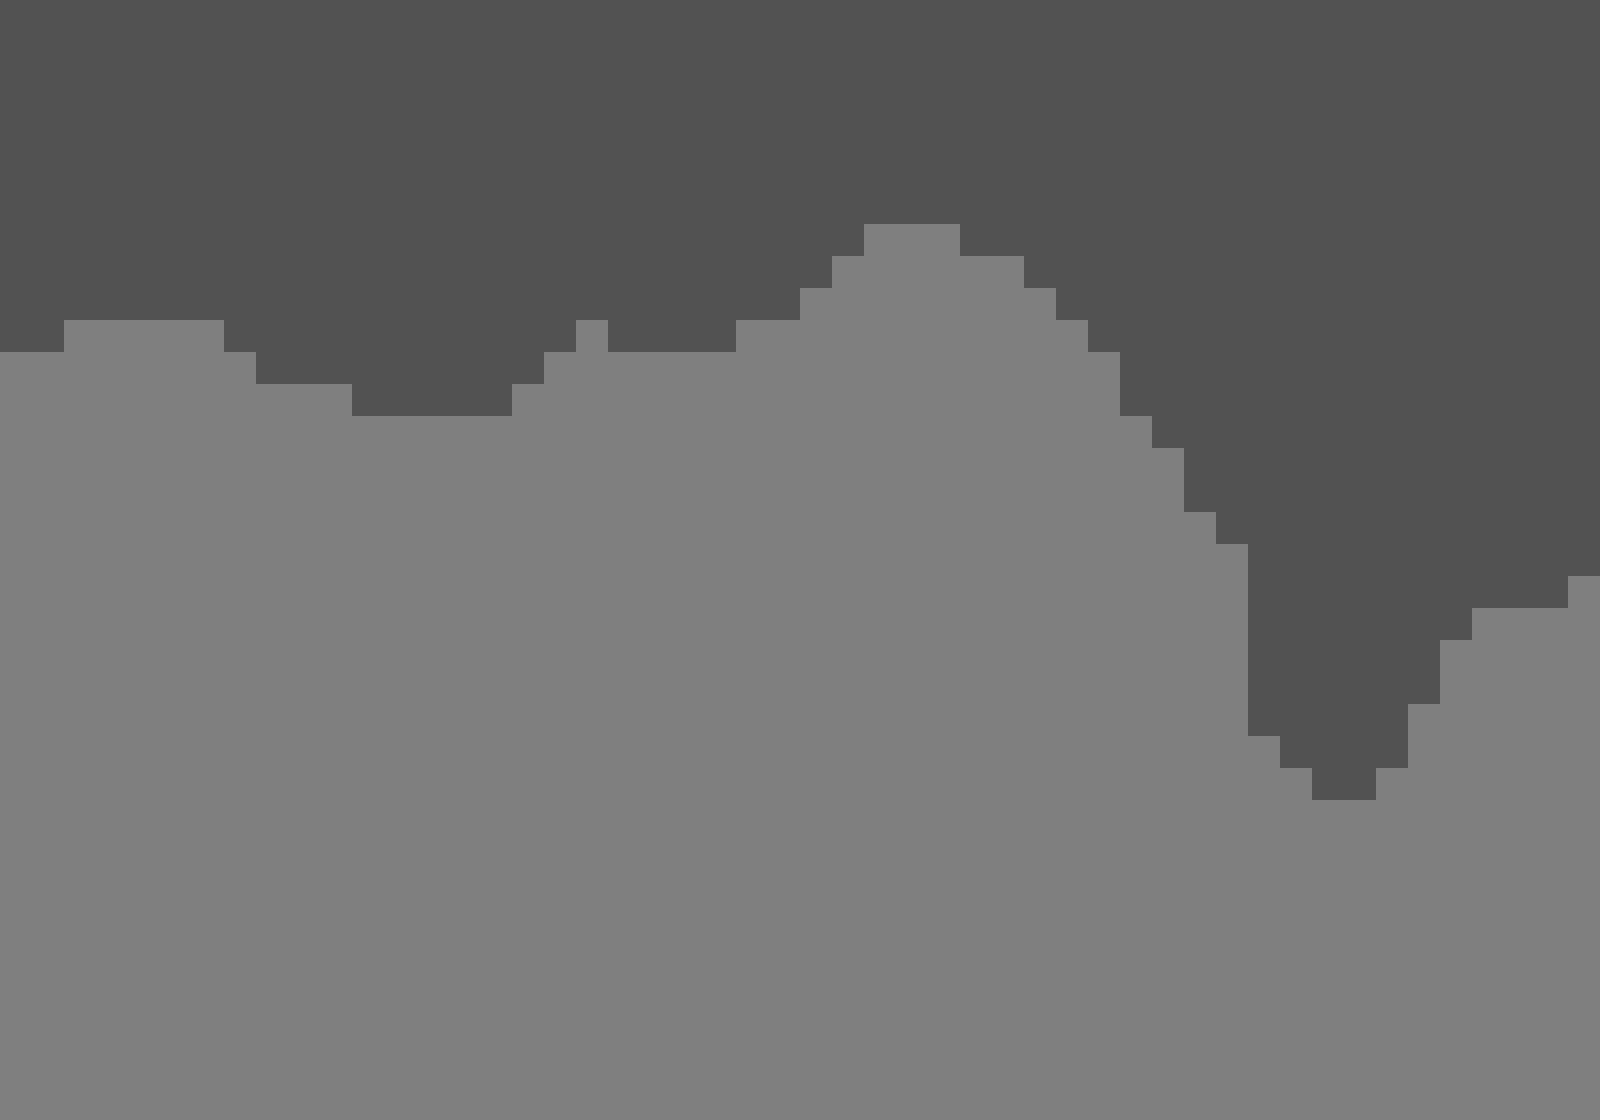

The image is a tile-based game level rendered from a .tmx file. Its description and complete source (layers, tilesets, objects, tile grids) follow:
An orthogonal 50x35 tile map with 32x32 px tiles, 2 tile layers (background, collision).

<map version="1.4" tiledversion="2020.10.30" orientation="orthogonal" renderorder="right-down" width="50" height="35" tilewidth="32" tileheight="32" infinite="0" nextlayerid="3" nextobjectid="1">
 <tileset firstgid="1" source="tileSet.tsx" />
 <layer id="2" name="background" width="50" height="35">
  <data encoding="csv">
1,1,1,1,1,1,1,1,1,1,1,1,1,1,1,1,1,1,1,1,1,1,1,1,1,1,1,1,1,1,1,1,1,1,1,1,1,1,1,1,1,1,1,1,1,1,1,1,1,1,
1,1,1,1,1,1,1,1,1,1,1,1,1,1,1,1,1,1,1,1,1,1,1,1,1,1,1,1,1,1,1,1,1,1,1,1,1,1,1,1,1,1,1,1,1,1,1,1,1,1,
1,1,1,1,1,1,1,1,1,1,1,1,1,1,1,1,1,1,1,1,1,1,1,1,1,1,1,1,1,1,1,1,1,1,1,1,1,1,1,1,1,1,1,1,1,1,1,1,1,1,
1,1,1,1,1,1,1,1,1,1,1,1,1,1,1,1,1,1,1,1,1,1,1,1,1,1,1,1,1,1,1,1,1,1,1,1,1,1,1,1,1,1,1,1,1,1,1,1,1,1,
1,1,1,1,1,1,1,1,1,1,1,1,1,1,1,1,1,1,1,1,1,1,1,1,1,1,1,1,1,1,1,1,1,1,1,1,1,1,1,1,1,1,1,1,1,1,1,1,1,1,
1,1,1,1,1,1,1,1,1,1,1,1,1,1,1,1,1,1,1,1,1,1,1,1,1,1,1,1,1,1,1,1,1,1,1,1,1,1,1,1,1,1,1,1,1,1,1,1,1,1,
1,1,1,1,1,1,1,1,1,1,1,1,1,1,1,1,1,1,1,1,1,1,1,1,1,1,1,1,1,1,1,1,1,1,1,1,1,1,1,1,1,1,1,1,1,1,1,1,1,1,
1,1,1,1,1,1,1,1,1,1,1,1,1,1,1,1,1,1,1,1,1,1,1,1,1,1,1,1,1,1,1,1,1,1,1,1,1,1,1,1,1,1,1,1,1,1,1,1,1,1,
1,1,1,1,1,1,1,1,1,1,1,1,1,1,1,1,1,1,1,1,1,1,1,1,1,1,1,1,1,1,1,1,1,1,1,1,1,1,1,1,1,1,1,1,1,1,1,1,1,1,
1,1,1,1,1,1,1,1,1,1,1,1,1,1,1,1,1,1,1,1,1,1,1,1,1,1,1,1,1,1,1,1,1,1,1,1,1,1,1,1,1,1,1,1,1,1,1,1,1,1,
1,1,1,1,1,1,1,1,1,1,1,1,1,1,1,1,1,1,1,1,1,1,1,1,1,1,1,1,1,1,1,1,1,1,1,1,1,1,1,1,1,1,1,1,1,1,1,1,1,1,
1,1,1,1,1,1,1,1,1,1,1,1,1,1,1,1,1,1,1,1,1,1,1,1,1,1,1,1,1,1,1,1,1,1,1,1,1,1,1,1,1,1,1,1,1,1,1,1,1,1,
1,1,1,1,1,1,1,1,1,1,1,1,1,1,1,1,1,1,1,1,1,1,1,1,1,1,1,1,1,1,1,1,1,1,1,1,1,1,1,1,1,1,1,1,1,1,1,1,1,1,
1,1,1,1,1,1,1,1,1,1,1,1,1,1,1,1,1,1,1,1,1,1,1,1,1,1,1,1,1,1,1,1,1,1,1,1,1,1,1,1,1,1,1,1,1,1,1,1,1,1,
1,1,1,1,1,1,1,1,1,1,1,1,1,1,1,1,1,1,1,1,1,1,1,1,1,1,1,1,1,1,1,1,1,1,1,1,1,1,1,1,1,1,1,1,1,1,1,1,1,1,
1,1,1,1,1,1,1,1,1,1,1,1,1,1,1,1,1,1,1,1,1,1,1,1,1,1,1,1,1,1,1,1,1,1,1,1,1,1,1,1,1,1,1,1,1,1,1,1,1,1,
1,1,1,1,1,1,1,1,1,1,1,1,1,1,1,1,1,1,1,1,1,1,1,1,1,1,1,1,1,1,1,1,1,1,1,1,1,1,1,1,1,1,1,1,1,1,1,1,1,1,
1,1,1,1,1,1,1,1,1,1,1,1,1,1,1,1,1,1,1,1,1,1,1,1,1,1,1,1,1,1,1,1,1,1,1,1,1,1,1,1,1,1,1,1,1,1,1,1,1,1,
1,1,1,1,1,1,1,1,1,1,1,1,1,1,1,1,1,1,1,1,1,1,1,1,1,1,1,1,1,1,1,1,1,1,1,1,1,1,1,1,1,1,1,1,1,1,1,1,1,1,
1,1,1,1,1,1,1,1,1,1,1,1,1,1,1,1,1,1,1,1,1,1,1,1,1,1,1,1,1,1,1,1,1,1,1,1,1,1,1,1,1,1,1,1,1,1,1,1,1,1,
1,1,1,1,1,1,1,1,1,1,1,1,1,1,1,1,1,1,1,1,1,1,1,1,1,1,1,1,1,1,1,1,1,1,1,1,1,1,1,1,1,1,1,1,1,1,1,1,1,1,
1,1,1,1,1,1,1,1,1,1,1,1,1,1,1,1,1,1,1,1,1,1,1,1,1,1,1,1,1,1,1,1,1,1,1,1,1,1,1,1,1,1,1,1,1,1,1,1,1,1,
1,1,1,1,1,1,1,1,1,1,1,1,1,1,1,1,1,1,1,1,1,1,1,1,1,1,1,1,1,1,1,1,1,1,1,1,1,1,1,1,1,1,1,1,1,1,1,1,1,1,
1,1,1,1,1,1,1,1,1,1,1,1,1,1,1,1,1,1,1,1,1,1,1,1,1,1,1,1,1,1,1,1,1,1,1,1,1,1,1,1,1,1,1,1,1,1,1,1,1,1,
1,1,1,1,1,1,1,1,1,1,1,1,1,1,1,1,1,1,1,1,1,1,1,1,1,1,1,1,1,1,1,1,1,1,1,1,1,1,1,1,1,1,1,1,1,1,1,1,1,1,
1,1,1,1,1,1,1,1,1,1,1,1,1,1,1,1,1,1,1,1,1,1,1,1,1,1,1,1,1,1,1,1,1,1,1,1,1,1,1,1,1,1,1,1,1,1,1,1,1,1,
1,1,1,1,1,1,1,1,1,1,1,1,1,1,1,1,1,1,1,1,1,1,1,1,1,1,1,1,1,1,1,1,1,1,1,1,1,1,1,1,1,1,1,1,1,1,1,1,1,1,
1,1,1,1,1,1,1,1,1,1,1,1,1,1,1,1,1,1,1,1,1,1,1,1,1,1,1,1,1,1,1,1,1,1,1,1,1,1,1,1,1,1,1,1,1,1,1,1,1,1,
1,1,1,1,1,1,1,1,1,1,1,1,1,1,1,1,1,1,1,1,1,1,1,1,1,1,1,1,1,1,1,1,1,1,1,1,1,1,1,1,1,1,1,1,1,1,1,1,1,1,
1,1,1,1,1,1,1,1,1,1,1,1,1,1,1,1,1,1,1,1,1,1,1,1,1,1,1,1,1,1,1,1,1,1,1,1,1,1,1,1,1,1,1,1,1,1,1,1,1,1,
1,1,1,1,1,1,1,1,1,1,1,1,1,1,1,1,1,1,1,1,1,1,1,1,1,1,1,1,1,1,1,1,1,1,1,1,1,1,1,1,1,1,1,1,1,1,1,1,1,1,
1,1,1,1,1,1,1,1,1,1,1,1,1,1,1,1,1,1,1,1,1,1,1,1,1,1,1,1,1,1,1,1,1,1,1,1,1,1,1,1,1,1,1,1,1,1,1,1,1,1,
1,1,1,1,1,1,1,1,1,1,1,1,1,1,1,1,1,1,1,1,1,1,1,1,1,1,1,1,1,1,1,1,1,1,1,1,1,1,1,1,1,1,1,1,1,1,1,1,1,1,
1,1,1,1,1,1,1,1,1,1,1,1,1,1,1,1,1,1,1,1,1,1,1,1,1,1,1,1,1,1,1,1,1,1,1,1,1,1,1,1,1,1,1,1,1,1,1,1,1,1,
1,1,1,1,1,1,1,1,1,1,1,1,1,1,1,1,1,1,1,1,1,1,1,1,1,1,1,1,1,1,1,1,1,1,1,1,1,1,1,1,1,1,1,1,1,1,1,1,1,1
</data>
 </layer>
 <layer id="1" name="collision" width="50" height="35">
  <data encoding="csv">
2,2,2,2,2,2,2,2,2,2,2,2,2,2,2,2,2,2,2,2,2,2,2,2,2,2,2,2,2,2,2,2,2,2,2,2,2,2,2,2,2,2,2,2,2,2,2,2,2,2,
2,2,2,2,2,2,2,2,2,2,2,2,2,2,2,2,2,2,2,2,2,2,2,2,2,2,2,2,2,2,2,2,2,2,2,2,2,2,2,2,2,2,2,2,2,2,2,2,2,2,
2,2,2,2,2,2,2,2,2,2,2,2,2,2,2,2,2,2,2,2,2,2,2,2,2,2,2,2,2,2,2,2,2,2,2,2,2,2,2,2,2,2,2,2,2,2,2,2,2,2,
2,2,2,2,2,2,2,2,2,2,2,2,2,2,2,2,2,2,2,2,2,2,2,2,2,2,2,2,2,2,2,2,2,2,2,2,2,2,2,2,2,2,2,2,2,2,2,2,2,2,
2,2,2,2,2,2,2,2,2,2,2,2,2,2,2,2,2,2,2,2,2,2,2,2,2,2,2,2,2,2,2,2,2,2,2,2,2,2,2,2,2,2,2,2,2,2,2,2,2,2,
2,2,2,2,2,2,2,2,2,2,2,2,2,2,2,2,2,2,2,2,2,2,2,2,2,2,2,2,2,2,2,2,2,2,2,2,2,2,2,2,2,2,2,2,2,2,2,2,2,2,
2,2,2,2,2,2,2,2,2,2,2,2,2,2,2,2,2,2,2,2,2,2,2,2,2,2,2,2,2,2,2,2,2,2,2,2,2,2,2,2,2,2,2,2,2,2,2,2,2,2,
2,2,2,2,2,2,2,2,2,2,2,2,2,2,2,2,2,2,2,2,2,2,2,2,2,2,2,0,0,0,2,2,2,2,2,2,2,2,2,2,2,2,2,2,2,2,2,2,2,2,
2,2,2,2,2,2,2,2,2,2,2,2,2,2,2,2,2,2,2,2,2,2,2,2,2,2,0,0,0,0,0,0,2,2,2,2,2,2,2,2,2,2,2,2,2,2,2,2,2,2,
2,2,2,2,2,2,2,2,2,2,2,2,2,2,2,2,2,2,2,2,2,2,2,2,2,0,0,0,0,0,0,0,0,2,2,2,2,2,2,2,2,2,2,2,2,2,2,2,2,2,
2,2,0,0,0,0,0,2,2,2,2,2,2,2,2,2,2,2,0,2,2,2,2,0,0,0,0,0,0,0,0,0,0,0,2,2,2,2,2,2,2,2,2,2,2,2,2,2,2,2,
0,0,0,0,0,0,0,0,2,2,2,2,2,2,2,2,2,0,0,0,0,0,0,0,0,0,0,0,0,0,0,0,0,0,0,2,2,2,2,2,2,2,2,2,2,2,2,2,2,2,
0,0,0,0,0,0,0,0,0,0,0,2,2,2,2,2,0,0,0,0,0,0,0,0,0,0,0,0,0,0,0,0,0,0,0,2,2,2,2,2,2,2,2,2,2,2,2,2,2,2,
0,0,0,0,0,0,0,0,0,0,0,0,0,0,0,0,0,0,0,0,0,0,0,0,0,0,0,0,0,0,0,0,0,0,0,0,2,2,2,2,2,2,2,2,2,2,2,2,2,2,
0,0,0,0,0,0,0,0,0,0,0,0,0,0,0,0,0,0,0,0,0,0,0,0,0,0,0,0,0,0,0,0,0,0,0,0,0,2,2,2,2,2,2,2,2,2,2,2,2,2,
0,0,0,0,0,0,0,0,0,0,0,0,0,0,0,0,0,0,0,0,0,0,0,0,0,0,0,0,0,0,0,0,0,0,0,0,0,2,2,2,2,2,2,2,2,2,2,2,2,2,
0,0,0,0,0,0,0,0,0,0,0,0,0,0,0,0,0,0,0,0,0,0,0,0,0,0,0,0,0,0,0,0,0,0,0,0,0,0,2,2,2,2,2,2,2,2,2,2,2,2,
0,0,0,0,0,0,0,0,0,0,0,0,0,0,0,0,0,0,0,0,0,0,0,0,0,0,0,0,0,0,0,0,0,0,0,0,0,0,0,2,2,2,2,2,2,2,2,2,2,2,
0,0,0,0,0,0,0,0,0,0,0,0,0,0,0,0,0,0,0,0,0,0,0,0,0,0,0,0,0,0,0,0,0,0,0,0,0,0,0,2,2,2,2,2,2,2,2,2,2,0,
0,0,0,0,0,0,0,0,0,0,0,0,0,0,0,0,0,0,0,0,0,0,0,0,0,0,0,0,0,0,0,0,0,0,0,0,0,0,0,2,2,2,2,2,2,2,0,0,0,0,
0,0,0,0,0,0,0,0,0,0,0,0,0,0,0,0,0,0,0,0,0,0,0,0,0,0,0,0,0,0,0,0,0,0,0,0,0,0,0,2,2,2,2,2,2,0,0,0,0,0,
0,0,0,0,0,0,0,0,0,0,0,0,0,0,0,0,0,0,0,0,0,0,0,0,0,0,0,0,0,0,0,0,0,0,0,0,0,0,0,2,2,2,2,2,2,0,0,0,0,0,
0,0,0,0,0,0,0,0,0,0,0,0,0,0,0,0,0,0,0,0,0,0,0,0,0,0,0,0,0,0,0,0,0,0,0,0,0,0,0,2,2,2,2,2,0,0,0,0,0,0,
0,0,0,0,0,0,0,0,0,0,0,0,0,0,0,0,0,0,0,0,0,0,0,0,0,0,0,0,0,0,0,0,0,0,0,0,0,0,0,0,2,2,2,2,0,0,0,0,0,0,
0,0,0,0,0,0,0,0,0,0,0,0,0,0,0,0,0,0,0,0,0,0,0,0,0,0,0,0,0,0,0,0,0,0,0,0,0,0,0,0,0,2,2,0,0,0,0,0,0,0,
0,0,0,0,0,0,0,0,0,0,0,0,0,0,0,0,0,0,0,0,0,0,0,0,0,0,0,0,0,0,0,0,0,0,0,0,0,0,0,0,0,0,0,0,0,0,0,0,0,0,
0,0,0,0,0,0,0,0,0,0,0,0,0,0,0,0,0,0,0,0,0,0,0,0,0,0,0,0,0,0,0,0,0,0,0,0,0,0,0,0,0,0,0,0,0,0,0,0,0,0,
0,0,0,0,0,0,0,0,0,0,0,0,0,0,0,0,0,0,0,0,0,0,0,0,0,0,0,0,0,0,0,0,0,0,0,0,0,0,0,0,0,0,0,0,0,0,0,0,0,0,
0,0,0,0,0,0,0,0,0,0,0,0,0,0,0,0,0,0,0,0,0,0,0,0,0,0,0,0,0,0,0,0,0,0,0,0,0,0,0,0,0,0,0,0,0,0,0,0,0,0,
0,0,0,0,0,0,0,0,0,0,0,0,0,0,0,0,0,0,0,0,0,0,0,0,0,0,0,0,0,0,0,0,0,0,0,0,0,0,0,0,0,0,0,0,0,0,0,0,0,0,
0,0,0,0,0,0,0,0,0,0,0,0,0,0,0,0,0,0,0,0,0,0,0,0,0,0,0,0,0,0,0,0,0,0,0,0,0,0,0,0,0,0,0,0,0,0,0,0,0,0,
0,0,0,0,0,0,0,0,0,0,0,0,0,0,0,0,0,0,0,0,0,0,0,0,0,0,0,0,0,0,0,0,0,0,0,0,0,0,0,0,0,0,0,0,0,0,0,0,0,0,
0,0,0,0,0,0,0,0,0,0,0,0,0,0,0,0,0,0,0,0,0,0,0,0,0,0,0,0,0,0,0,0,0,0,0,0,0,0,0,0,0,0,0,0,0,0,0,0,0,0,
0,0,0,0,0,0,0,0,0,0,0,0,0,0,0,0,0,0,0,0,0,0,0,0,0,0,0,0,0,0,0,0,0,0,0,0,0,0,0,0,0,0,0,0,0,0,0,0,0,0,
0,0,0,0,0,0,0,0,0,0,0,0,0,0,0,0,0,0,0,0,0,0,0,0,0,0,0,0,0,0,0,0,0,0,0,0,0,0,0,0,0,0,0,0,0,0,0,0,0,0
</data>
 </layer>
</map>
